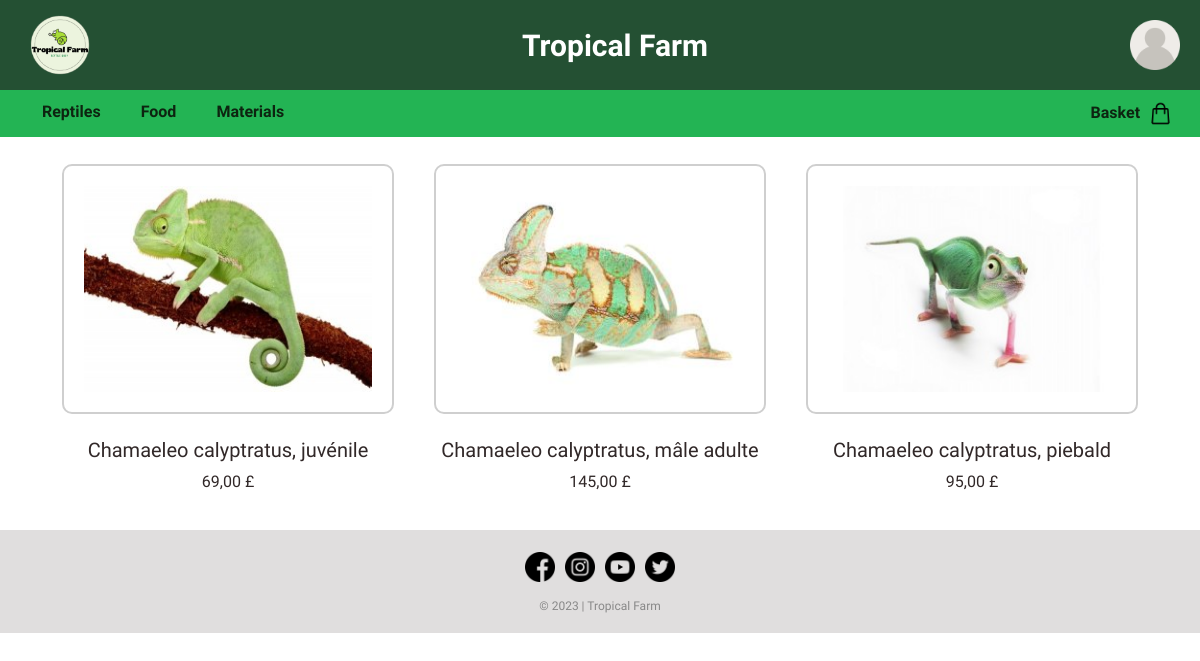
/chameleons.php, run on an earlier commit of the app's database.
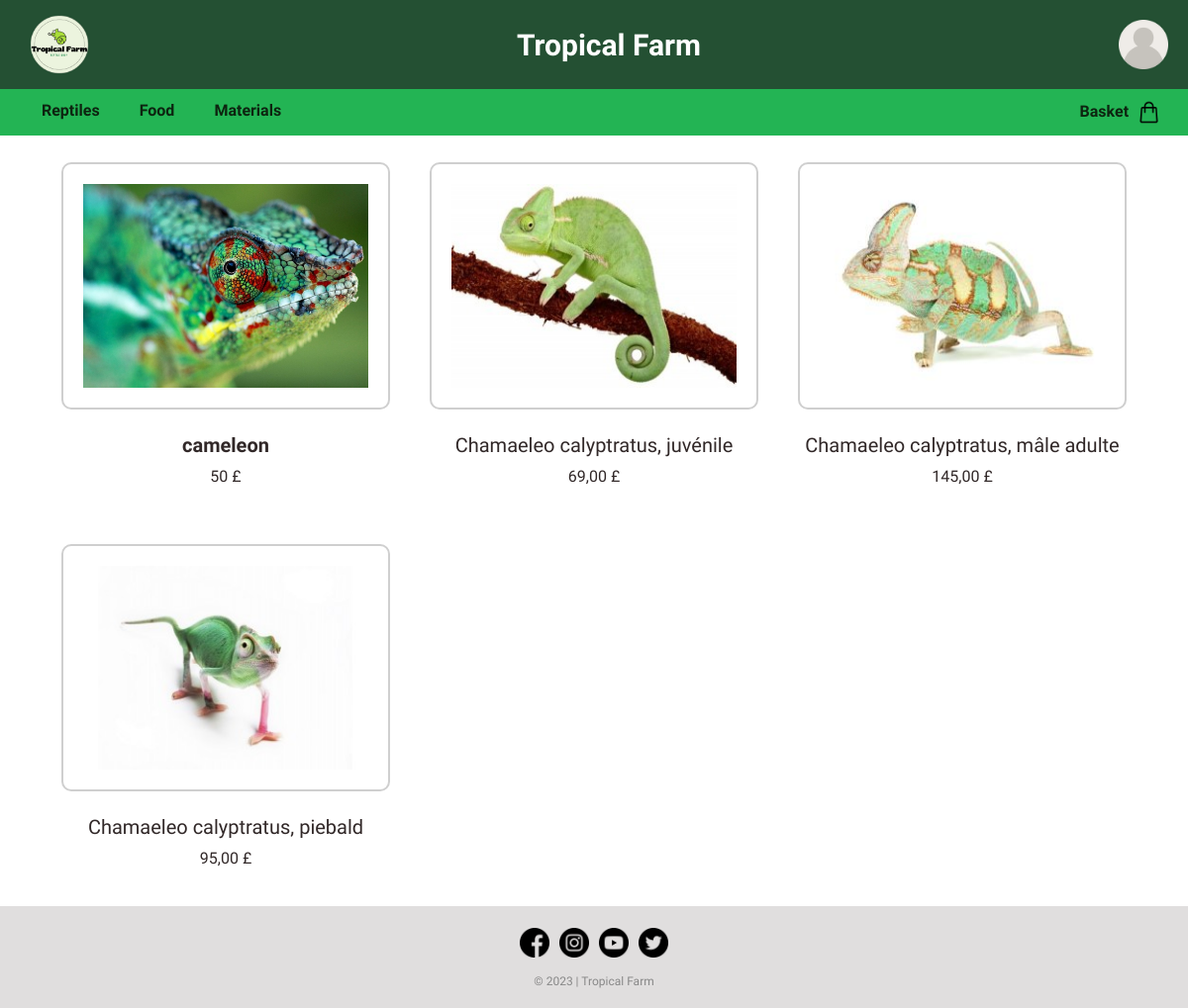
And on a later commit of the database.
### tables this page shows
CREATE TABLE IF NOT EXISTS `item` (
  `iditem` int NOT NULL AUTO_INCREMENT,
  `name` varchar(50) NOT NULL,
  `category` varchar(50) NOT NULL,
  `second_category` varchar(50) NOT NULL,
  `description` varchar(50) NOT NULL,
  `photo` varchar(50) NOT NULL,
  `price` varchar(50) NOT NULL,
  `stock` varchar(50) NOT NULL,
  `sell` varchar(50) DEFAULT NULL,
  `auction` varchar(50) DEFAULT NULL,
  `trade` varchar(50) DEFAULT NULL,
  PRIMARY KEY (`iditem`)
);

### chameleons.php (the view, shortened to what this page needs)
<!DOCTYPE html>
<html>
<head>
<link href="https://cdn.jsdelivr.net/npm/bootstrap@5.3.0/dist/css/bootstrap.min.css" rel="stylesheet">
<link href="style.css" rel="stylesheet" type="text/css"/>
</head>
<body>
  <div class="headnav">
<?php
if(!isset($_SESSION["photo"])){
  $imageURL = "image/user.png";
}
else{
$imageURL = "image/" . $_SESSION["photo"];
}
?>
      <?php if(isset($_SESSION["role"])){ echo '<header style="background-color: ' . $_SESSION["background"] . ';">'; }
            else{echo '<header>';}?>
            <div class="logo">
              <img src="image\logo.png" alt="Logo">
            </div>
            <div class="titre"><a href="http://localhost:80/Tropical-Farm/index.php" class="titre">Tropical Farm</a></div>
            <div class="dropdown">
              <a href="http://localhost:80/Tropical-Farm/login.php" class="dropdown-btn"><img src="<?php echo $imageURL; ?>" width="50px" height="50px"></a>
            </div>
          </header>
    <nav>
      <ul class="categories">
        <li>
          <a href="#">Reptiles</a>
        </li>
        <li>
          <a href="#">Food</a>
        </li>
        <li>
          <a href="#">Materials</a>
        </li>
      </ul>
      <div class="panier">
        <a href="#"><b>Basket &nbsp</b><img src="image/shopping-bag.png"></a>
      </div>
    </nav>
    </div>
  <br><br><br><br><br><br>
<div class="container">
<?php
$serveur = "localhost";
$utilisateur = "root";
$motDePasse = "";
$baseDeDonnees = "tropicalfarm";
$connexion = mysqli_connect($serveur, $utilisateur, $motDePasse, $baseDeDonnees);
$condition1 = "category = 'reptiles'";
$condition2 = "second_category = 'chameleons'";
$query = "SELECT * FROM item WHERE $condition1 and $condition2";
$resultat = mysqli_query($connexion, $query);
while ($row = mysqli_fetch_assoc($resultat)) {
  echo '<div class="item">';
  echo "<img src= image/". $row['photo'] ." alt='Image' /><br>";
  echo "<center><h5><b>" . $row['name'] . "</b></h5>";
  echo "<p>" .$row['price'] . "  £</p></center>";
  echo "</div>";
}
?>
    <div class="item">
        <img src="image/Chamaeleo calyptratus, juvénile.jpg"><br>
        <center><h5>Chamaeleo calyptratus, juvénile</h5>
        <p>69,00 £</p></center>
    </div>
    <div class="item">
        <img src="image/Chamaeleo calyptratus, mâle adulte.jpg"><br>
        <center><h5>Chamaeleo calyptratus, mâle adulte</h5>
        <p>145,00 £</p></center>
    </div>
    <div class="item">
        <img src="image/Chamaeleo calyptratus, piebald.jpg"><br>
        <center><h5>Chamaeleo calyptratus, piebald</h5>
        <p>95,00 £</p></center>
    </div>
</div>
<footer>
  <div class="footer-section">
    <a href="https://www.facebook.com/pages/category/supermarket/Tesco-Superstore-440818089460778/" target="_blank"><img src="image/facebook (1).png"></a>
    <a href="https://www.instagram.com/tescofood/?hl=fr" target="_blank"><img src="image/instagram (2).png"></a>
    <a href="https://www.youtube.com/tesco" target="_blank"><img src="image/youtube.png"></a>
    <a href="https://twitter (1).com/Tesco" target="_blank"><img src="image/twitter (1).png"></a>
</div>
  <div class="footer-bottom">
    <p>&copy; 2023 | Tropical Farm</p>
  </div>
</footer>
</body>
</html>

What changed in the data, as far as the page shows it:
added item: photo (picture), name "cameleon", price "50"
